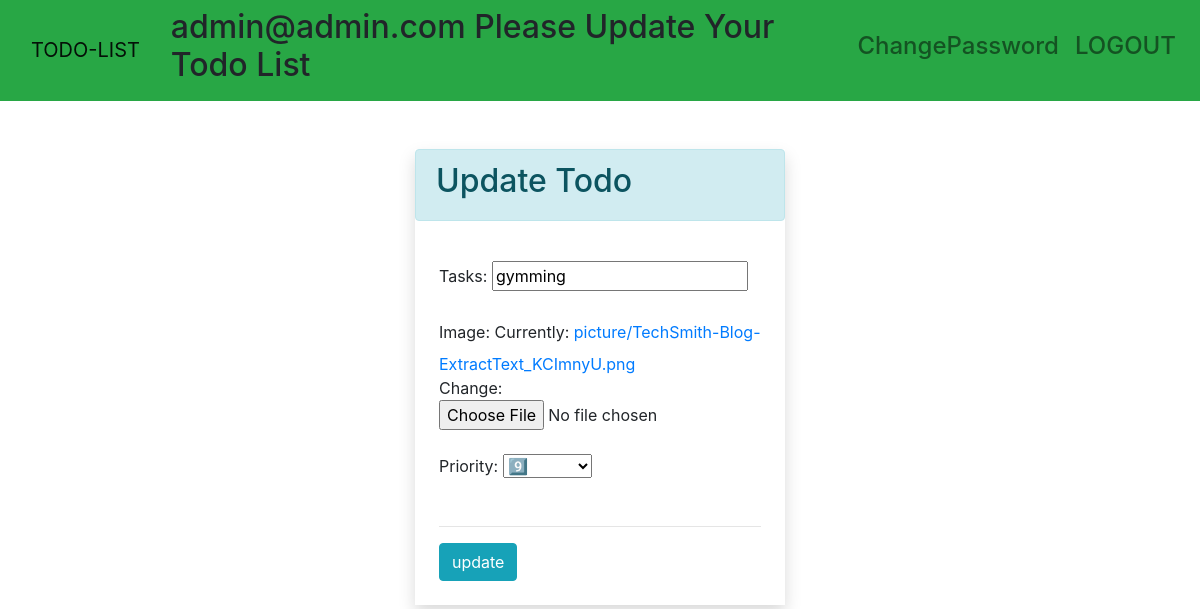
The app's page /update-todo/69/ (signed in) with its own data.
### app/models.py (models this page shows, shortened)
class MyCustomModel(AbstractBaseUser,PermissionsMixin):
    email = models.EmailField(verbose_name="Email",unique=True, max_length=60,  null=True)
    username = None
    date_joined = models.DateTimeField(default=timezone.now)
    is_admin = models.BooleanField(default = False)
    is_active = models.BooleanField(default = True)
    is_staff = models.BooleanField(default = False)
    is_superuser = models.BooleanField(default = False)
    objects = MyCustomModelManager()
    USERNAME_FIELD = 'email'
    REQUIRED_FIELDS = []

class TODO(models.Model):
    status_choices = [
    ('C', 'COMPLETED'),
    ('P', 'PENDING'),
    ]
    priority_choices = [
    ('1', '1️⃣'),
    ('2', '2️⃣'),
    ('3', '3️⃣'),
    ('4', '4️⃣'),
    ('5', '5️⃣'),
    ('6', '6️⃣'),
    ('7', '7️⃣'),
    ('8', '8️⃣'),
    ('9', '9️⃣'),
    ('10','🔟'),
    ]
    tasks = models.CharField(max_length=50)
    status = models.CharField(max_length=10 , choices=status_choices)
    user = models.ForeignKey(MyCustomModel, on_delete=models.CASCADE, null=True, blank=True)
    date = models.DateTimeField(auto_now_add=True)
    priority = models.CharField(max_length=2 , choices=priority_choices)
    image = models.FileField(upload_to = 'picture' ,max_length = 255,null=True)
    text = models.TextField(blank=True, null=True )

### app/views.py (the view)
# urls.py: path('update-todo/<int:id>/', update_todo, name = 'update'),
@login_required(login_url='login')
def update_todo(request, id):
   if request.user.is_authenticated:
    user = request.user
    obj = TODO.objects.get(pk = id)
    form =  UpdateForm(request.POST,request.FILES, instance=obj)
    if form.is_valid():
        todo = form.save()
        todo.user = user
        todo.save()
        return redirect("home")
    else:
        form =  UpdateForm(instance=obj)
        context = {'form':form}
        return render(request, 'updateview.html', context)

### app/forms.py
class UpdateForm(TODOForm):
    class Meta:
        model = TODO
        fields = ['tasks'  ,'image', 'priority']

### app/templates/updateview.html (shortened to what this page needs)
{% extends 'base.html' %}
{% block content1 %}
<h2> {{user.email}} Please Update Your Todo List</h2>
{% endblock %}
  {% block content %}
  <div class="container pt-4">
    <div class="col-lg-4 mx-auto shadow p-0 mt-4">
      <div class="alert alert-info">
        <h2>Update Todo</h2>
      </div>
      <div class="p-4">
        <form action="" method="POST" novalidate>
        {% for fm in form %}
        {{fm.label_tag}}  {{fm}}   {{fm.errors|striptags}} <br> <br>
        {% endfor %}
          <hr>
          <input type="submit" value="update" class="btn btn-info">
        </form>
      </div>
    </div>
  </div>
  {% endblock %}

### records on screen
MyCustomModel: email "admin@admin.com"
TODO: form "gymming" "9️⃣"

### other values on screen
{{ fm.label_tag }} "Tasks:" "Image:" "Priority:"
